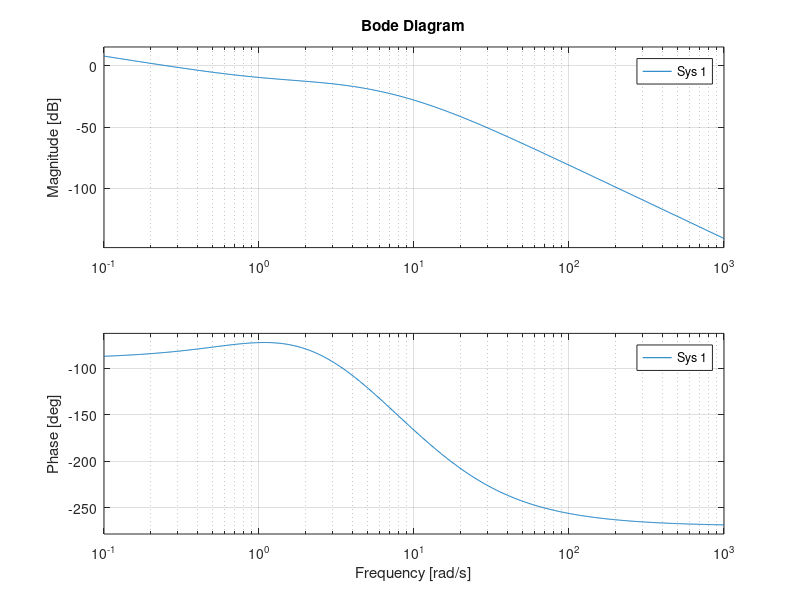
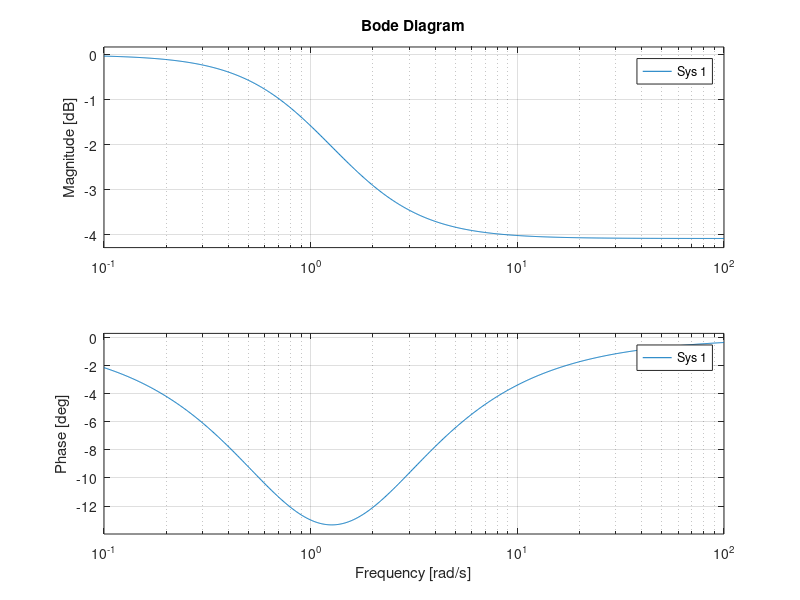
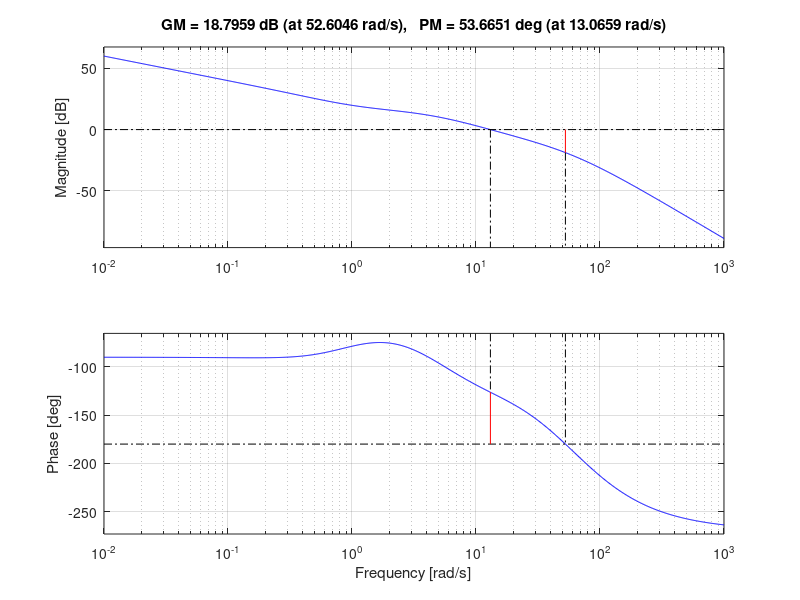
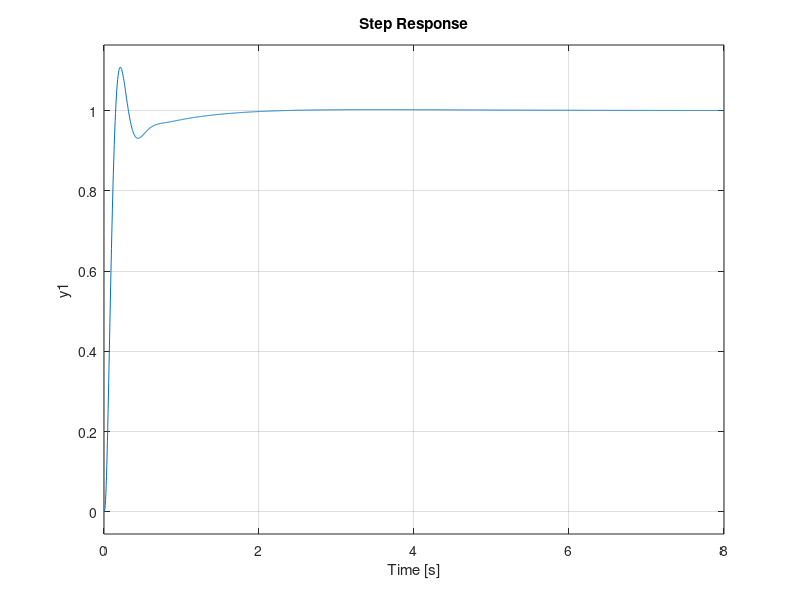

The MATLAB source for these figures, in order:
clear all
close all
s = tf('s')
F1 = 30 / (s+15)
F2 = (3*s + 3) / (s^3 + 10*s^2 + 24 *s)
Kr = 1
d1 = 1
d2 = 4

Kf1 = dcgain(F1)
Kf2 = dcgain(s*F2)

% NON dobbiamo mettere poli nel controllore

% errore di inseguimento alla rampa < 0.1
% Kr/Kga < 0.1
% Kr^2 / (Kc * Kf1 * Kf2) < 0.1
% Kc > Kr^2 / (0.1 * Kf1 * Kf2)
Kc1 = 40

%effetto del disturbo d1 < 0.05
% d1 / Kg1 < 0.05
% (d1 * Kr) / (Kc * Kf1) < 0.05
% Kc > (d1*Kr) /(0.05*Kf1)
Kc2 = 10

Kc = 40

%studiamo il segno di Kc
%tutti i poli devono essere a RE<0
%Kf1 e Kf2 concordi
bode(F1*F2)
% un solo attraversamento a 0db e a -180 gradi

%segno positivo


%analisi specifiche dinamiche

%banda passante circa 20 ( specifica soddisfatta se 18<wb<22)
wb = 20
wcd = 0.63 * 20
wcd = 13

%sovraelongazione massima < 20%
% Mr = (1+s_hat) / 0.9 = 1.3 --> 2.28db
% margine_fase = 60 - 5 * Mr = 49 gradi

Ga1 = 1/Kr * Kc * F1 * F2
figure,bode(Ga1)


%dobbiamo recuperare 53 gradi, decidiamo di recuperare 60 gradi a causa
%della rete attenuatrice da inserire in seguito

%scegliamo di prendere 2 reti da 4 centrate in 1
md = 4
xd = 0.9
taud = xd/wcd
Rd = (s*taud+1) / (s*taud/md+1)
Ga2 = Ga1 * Rd^2

[m,f] = bode(Ga2,wcd)

%rete attenuatrice
mi = 1.6
bode((1+s/mi)/(1+s))
xi = 25
taui = xi/wcd
Ri=(s*taui/mi+1)/(s*taui+1)

Ga3 = Ga2 * Ri

figure,margin(Ga3)

C = Kc * Rd^2 * Ri

W = feedback(C*F1*F2 , 1/Kr)
figure,step(W)
figure,bode(W)

wb = 21.7
%se siamo sopra la banda passante conviene ridurre il margine di fase se
%possibile oppure ridurre wcd

%specifiche dinamiche soddisfatte

%verifiche specifiche statiche con simulink

%parametri aggiuntivi

%tempo di salita : %faccio step(W) e guardo quando il grafico interseca la
%prima volta 1 --> 0.15 sec

%picco di risonanza della risposta in frequenza --> diagramma del modulo,
%peak response --> 0.969

%errore di inseguimento a sin(0.2t)

sens = feedback (1,Ga3)
errsens = bode (sens,0.2)


%discretizzazione

T = 0.01

Gazoh = Ga3/(1+s*T/2)
figure,margin(Gazoh)

Cz1 = c2d(C,T,'tustin')
Cz2 = c2d(C,T,'zoh')
Cz3 = c2d(C,T,'match')





